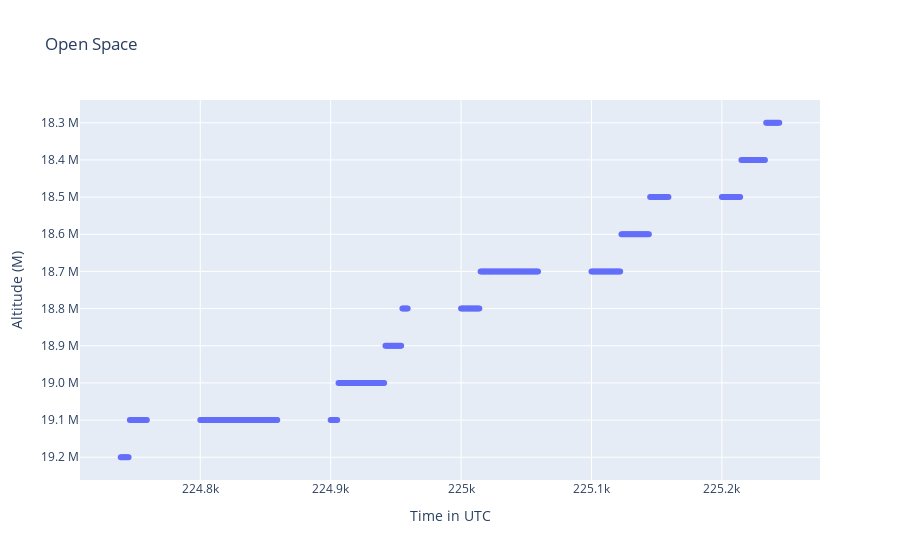

The notebook cell saved with this chart:
### Markdown cell above
The error in terms of position may occur due to the following two reasons:

1. Because of HDOP value
2. The reference laitude and longitude that is derived from google maps may not exactly be where the GPS data was recorded. 
***

### Code cell
# Scatter plot of altitude vs time

fig_1 = px.scatter(gps_df_op, x="UTC", y="Altitude",labels={"Altitude": "Altitude (M)", "UTC": "Time in UTC"}, title="Open Space")
fig_1.show()

### Figure 1 — Plotly figure (JSON) as saved in the notebook; plotly's stock layout.template omitted (floating-point values rounded to 4 significant figures; data arrays with more than 128 entries replaced by an {"elided": "..."} marker saying what was removed)
{"data": [{"hovertemplate": "Time in UTC=%{x}<br>Altitude (M)=%{y}<extra></extra>", "legendgroup": "", "marker": {"color": "#636efa", "symbol": "circle"}, "mode": "markers", "name": "", "orientation": "h", "showlegend": false, "type": "scatter", "x": {"elided": "306 int values"}, "xaxis": "x", "y": {"elided": "306 str values"}, "yaxis": "y"}], "layout": {"legend": {"tracegroupgap": 0}, "title": {"text": "Open Space"}, "xaxis": {"anchor": "y", "domain": [0, 1], "title": {"text": "Time in UTC"}}, "yaxis": {"anchor": "x", "domain": [0, 1], "title": {"text": "Altitude (M)"}}}}
